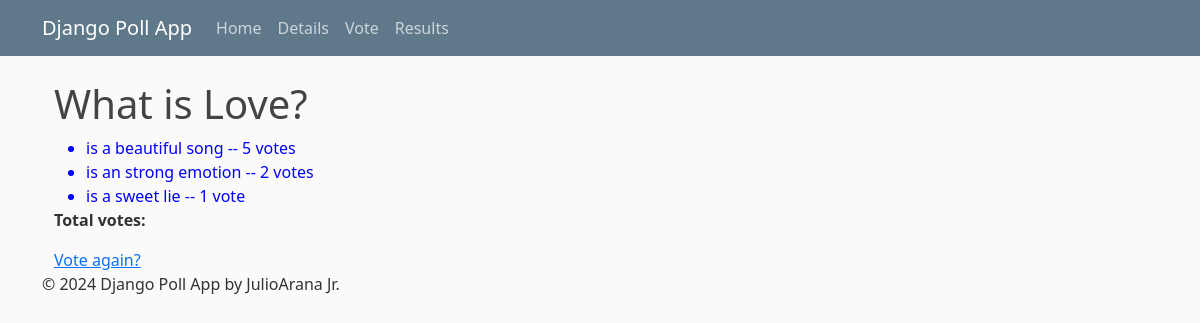
The app's page /2/results/ with its own data.
### polls/models.py (models this page shows, shortened)
class Question(models.Model):
    question_text = models.CharField(max_length=200)
    pub_date = models.DateTimeField("date published")

class Choice(models.Model):
    question = models.ForeignKey(Question, on_delete=models.CASCADE)
    choice_text = models.CharField(max_length=200)
    votes = models.IntegerField(default=0)

### polls/views.py (the view)
# urls.py: path("<int:pk>/results/", views.ResultsView.as_view(), name="results"),
class ResultsView(generic.DetailView):
    model = Question
    template_name = "polls/results.html"

### polls/templates/polls/results.html
{% extends "polls/base.html" %}
{% block content %}
    <div class="container">
        <h1>{{ question.question_text }}</h1>
        <ul>
        {% for choice in question.choice_set.all %}
            <li>{{ choice.choice_text }} -- {{ choice.votes }} vote{{ choice.votes|pluralize }}</li>
        {% endfor %}
        </ul>
        <p><strong>Total votes: {{ total_votes }}</strong></p>
        <a href="{% url 'polls:detail' question.id %}">Vote again?</a>
    </div>
{% endblock %}

### polls/static/polls/style.css (style rules this page uses)
body { background: #fafafa; color: #333333; margin-top: 5rem; }
h1, h2, h3, h4, h5, h6 { color: #444444; }
ul { margin: 0; }
li { color: blue; }

### records on screen
Question: question_text "What is Love?"
Choice: choice_text "is a beautiful song", votes "5"
Choice: choice_text "is an strong emotion", votes "2"
Choice: choice_text "is a sweet lie", votes "1"
